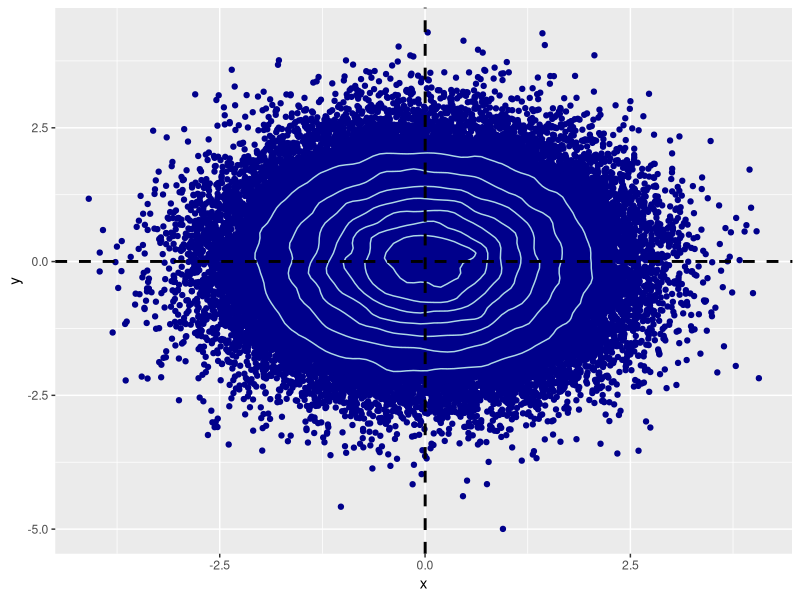
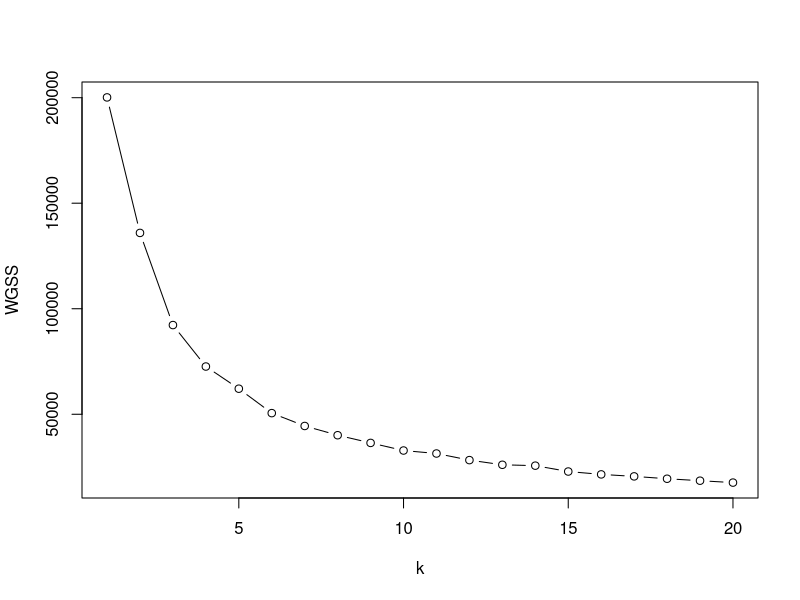
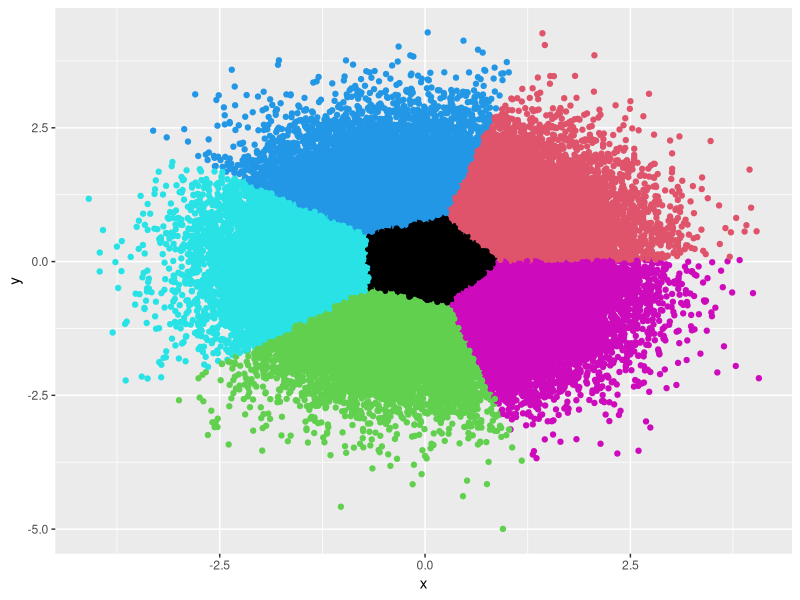
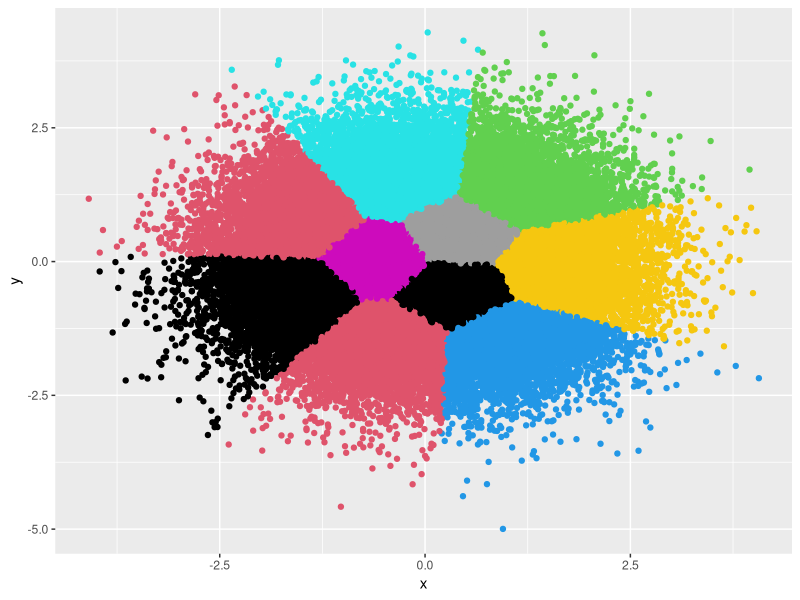
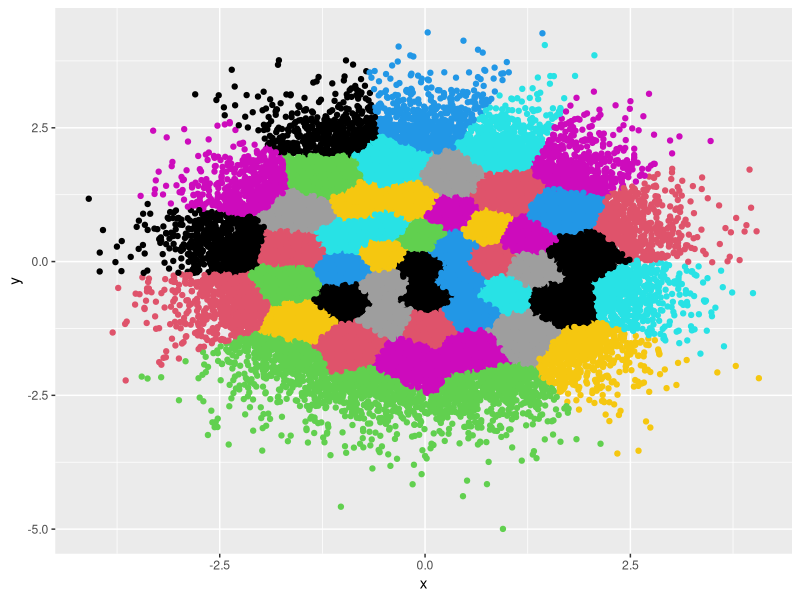
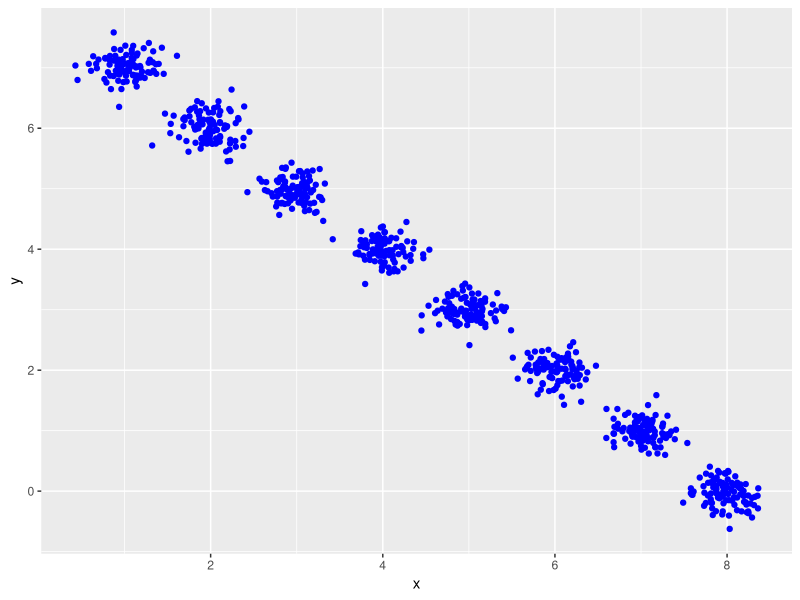
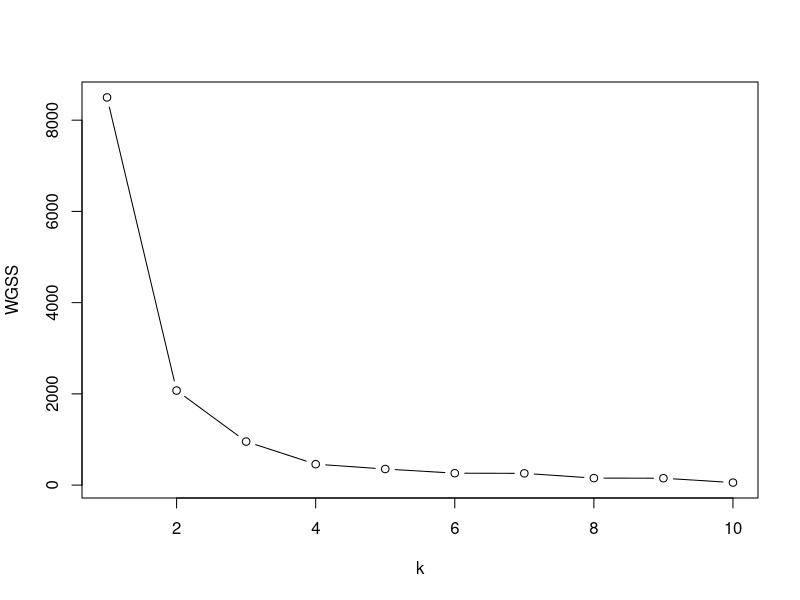
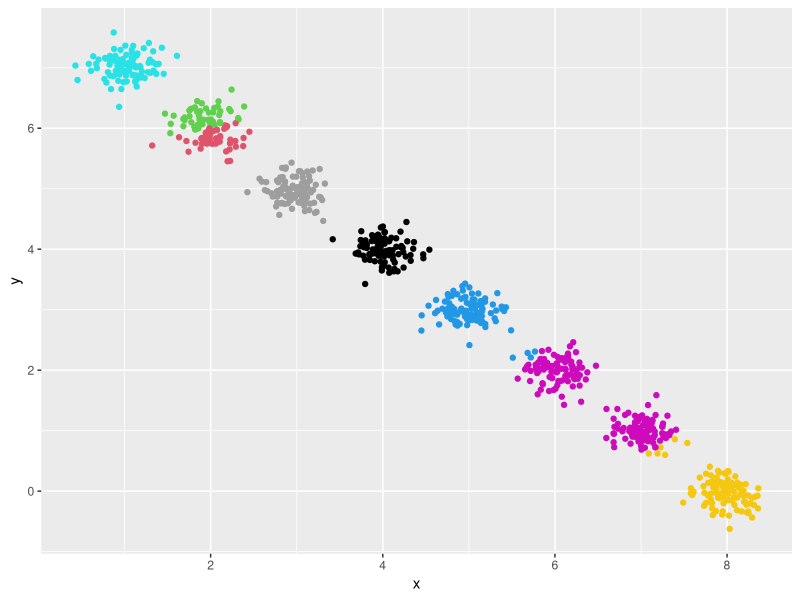

Write R code to recreate these figures, in order.
## ---- chunk 1
##### Começaremos gerando dados aleatórios
##### Seja n o tamanho da amostra, o leitor pode alterar se quiser

n = 100000

#### Geraremos um vetor aleatório no R^2

x <- rnorm(mean = 0, 
            sd = 1,
              n= n) ##média 0 e variância unitária nos dá uma normal padrão

y <- rnorm(mean = 0,
            sd = 1,
              n = n)

amostra1 <- data.frame(x, y)

## ---- chunk 2

library(ggplot2)
library(dplyr)

amostra1 %>%
  ggplot(aes(x=x, y=y))+
  geom_point(color = "dark blue")+
  geom_density_2d(color = "light blue")+
  geom_vline(aes(xintercept=mean(x)),   
             color="black", linetype="dashed", size=1)+
  geom_hline(aes(yintercept=mean(y)),   
             color="black", linetype="dashed", size=1)
## ---- chunk 3

wssplot <- function(data, nc=20, seed=1234){
  wss <- (nrow(data)-1)*sum(apply(data,2,var))
  for (i in 2:nc){
    set.seed(seed)
    wss[i] <- sum(kmeans(data, centers=i)$withinss)}
  plot(1:nc, wss, type="b", xlab="k",
       ylab="WGSS")}

wssplot(amostra1)
## ---- chunk 4
kmeans_amostra1 <- kmeans(amostra1, 
                            centers = 6)

amostra1 %>%
  ggplot(aes(x=x, y=y))+
  geom_point(color = kmeans_amostra1$cluster)
  
## ---- chunk 5
kmeans_amostra1_2 <- kmeans(amostra1, 
                            centers = 10)

amostra1 %>%
  ggplot(aes(x=x, y=y))+
  geom_point(color = kmeans_amostra1_2$cluster)
  
## ---- chunk 6
kmeans_amostra1_3 <- kmeans(amostra1, 
                            centers = 50)

amostra1 %>%
  ggplot(aes(x=x, y=y))+
  geom_point(color = kmeans_amostra1_3$cluster)
  
## ---- chunk 7
k = 8 ## numero de agrupamentos 
m = 100 ## tamanho da amostra em cada agrupamento
sd = .2 ## .2 gera identificação limpa dos agrupamentos em alguns casos

datalist = list() ## Lista para salvar os DFs com cada cluster

for (i in 1:k){
  
    x <- rnorm(mean = i, 
              sd = sd, 
                n=m)
    
  y <- rnorm(mean = (k-i),
              sd = sd,
                n=m)
  
  datalist[[i]] <- data.frame(x,y)
}

amostra2 <- do.call(rbind, datalist) ## empilhamos os clusters

amostra2 %>%
  ggplot(aes(x=x, y=y))+
  geom_point(color = "blue")

wssplot(amostra2, nc = 10)

## ---- chunk 8
teste8 <- kmeans(amostra2, 
                  centers = 8)
teste10 <- kmeans(amostra2,
                    centers = 10) 

teste8$tot.withinss / teste10$tot.withinss #dividindo o WGSS de um pelo outro

## ---- chunk 9
kmeans_amostra2 <- kmeans(amostra2, 
                            centers = k)

amostra2 %>%
  ggplot(aes(x=x, y=y))+
  geom_point(color = kmeans_amostra2$cluster)
